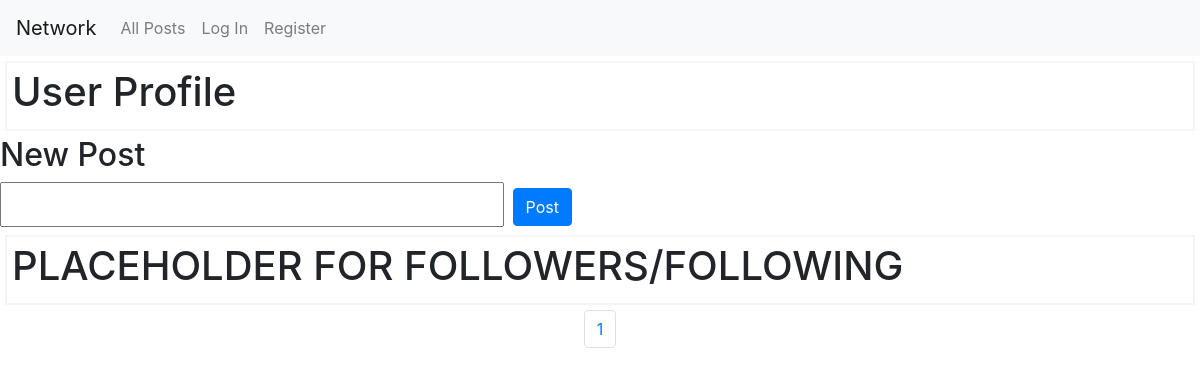
/user/2, run on an earlier commit of the app's database.
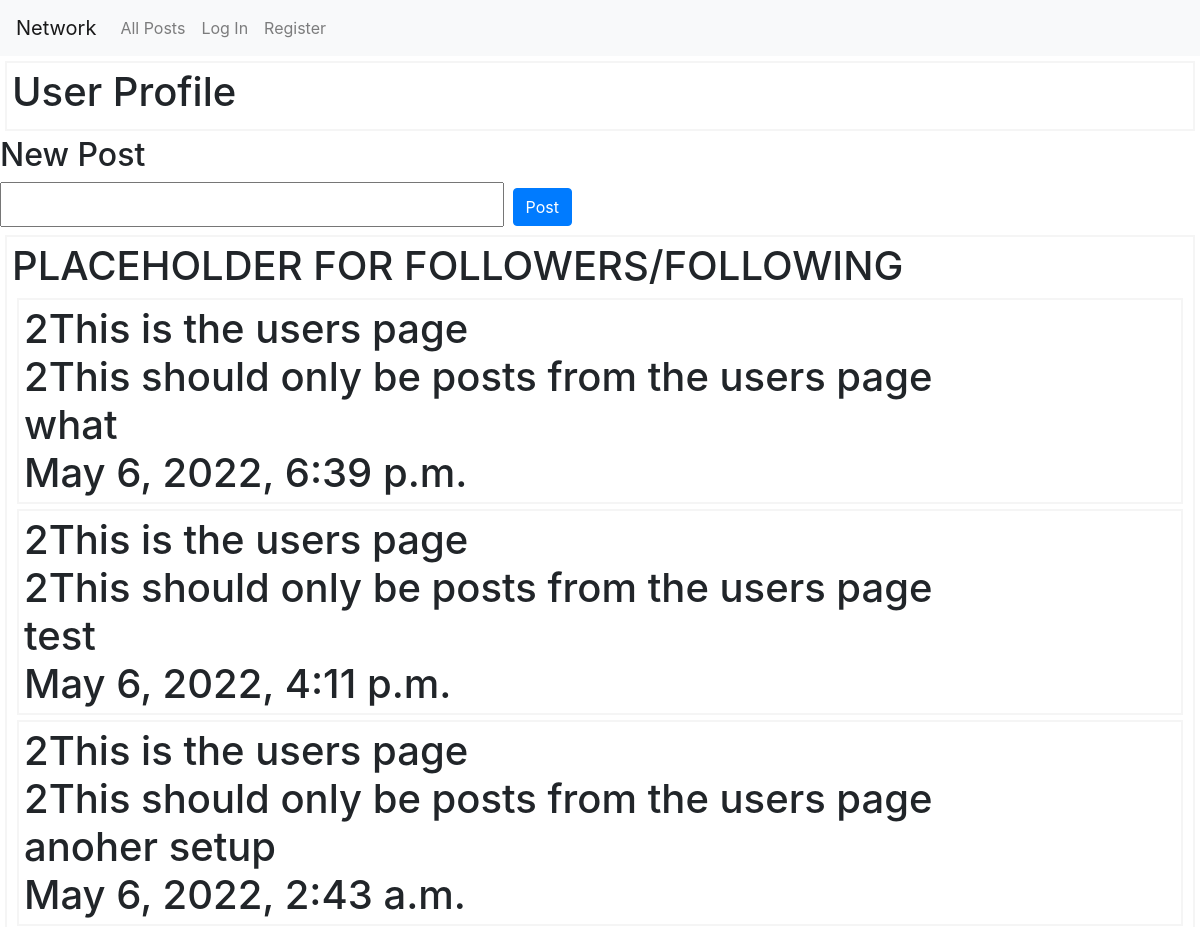
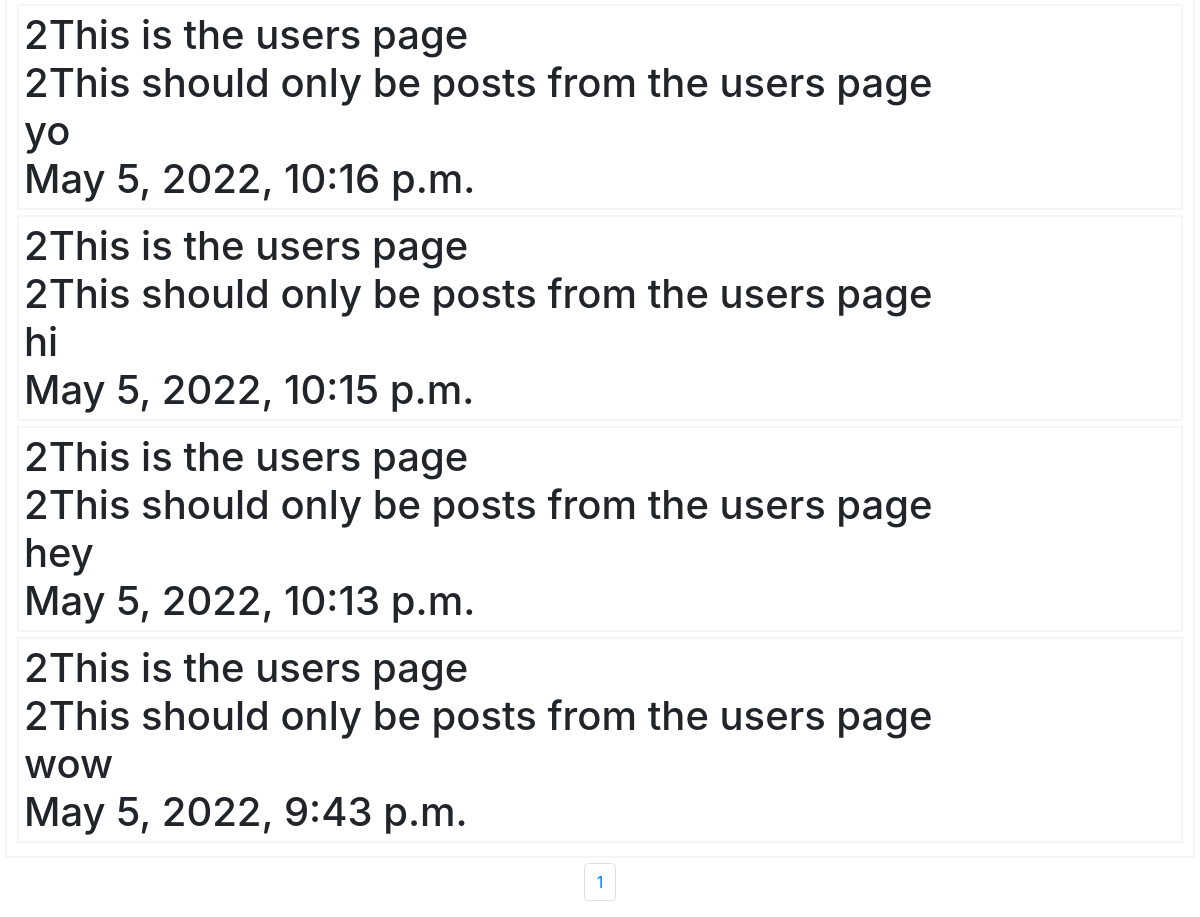
And on a later commit of the database (2 pictures, top to bottom).
### network/models.py (models this page shows)
class Posts(models.Model):
    content = models.TextField(max_length=280)
    user = models.ForeignKey(
        "User", on_delete=models.CASCADE, related_name="Posts")
    timestamp = models.DateTimeField(auto_now_add=True)

class User(AbstractUser):
    pass

### network/views.py (the view)
# urls.py: path("user/<int:user>", views.user_details, name="user_details")
def user_details(request, user):
    users_page = user
    page = request.GET.get('page')
    all_posts = Posts.objects.filter(
        user=user).order_by('-timestamp')
    all_posts = Paginator(all_posts, 10)
    posts = all_posts.get_page(page)
    return render(request, "network/user.html", {
        'posts': posts,
        "users_page": users_page})
    page_number = "test"
    return HttpResponse(user)

### network/templates/network/user.html (shortened to what this page needs)
{% extends "network/layout.html" %}
{% load static %}
{% block body %}
<div class="user-posts" id="user-profile-title">
    <h1> User Profile <h1>
</div>
<div id='new-post-form'>
    <h2> New Post <h2>
            <form id="post-form" action="{% url 'create' %}" method="POST">
                <input id="form-input" name='form_input'>
                <input id='submit-button' type="submit" class="btn btn-primary" value="Post" />
            </form>
</div>
<div class="user-posts" id="user-profile">
    <h1> PLACEHOLDER FOR FOLLOWERS/FOLLOWING <h1>
            {% for post in posts%}
            <div class='user-posts' id='{{post.id}}'>
                {{users_page}}This is the users page<br>
                {{post.user.id}}This should only be posts from the users page<br>
                {{post.content}}<br>
                {{post.timestamp}}<br>
            </div>
            {% endfor %}
</div>
<nav aria-label="..." class="user-post-paginator">
    <ul class="pagination justify-content-center">
        {% for i in posts.paginator.page_range%}
        <li class="page-item"><a class="page-link" href="?page={{i}}">{{i}}</a></li>
        {%endfor%}
    </ul>
</nav>
{% endblock %}

What changed in the data, as far as the page shows it:
added Posts: user "2", user.id "2", content "what", timestamp "May 6, 2022, 6:39 p.m."
added Posts: user "2", user.id "2", content "test", timestamp "May 6, 2022, 4:11 p.m."
added Posts: user "2", user.id "2", content "anoher setup", timestamp "May 6, 2022, 2:43 a.m."
added Posts: user "2", user.id "2", content "yo", timestamp "May 5, 2022, 10:16 p.m."
added Posts: user "2", user.id "2", content "hi", timestamp "May 5, 2022, 10:15 p.m."
added Posts: user "2", user.id "2", content "hey", timestamp "May 5, 2022, 10:13 p.m."
added Posts: user "2", user.id "2", content "wow", timestamp "May 5, 2022, 9:43 p.m."
